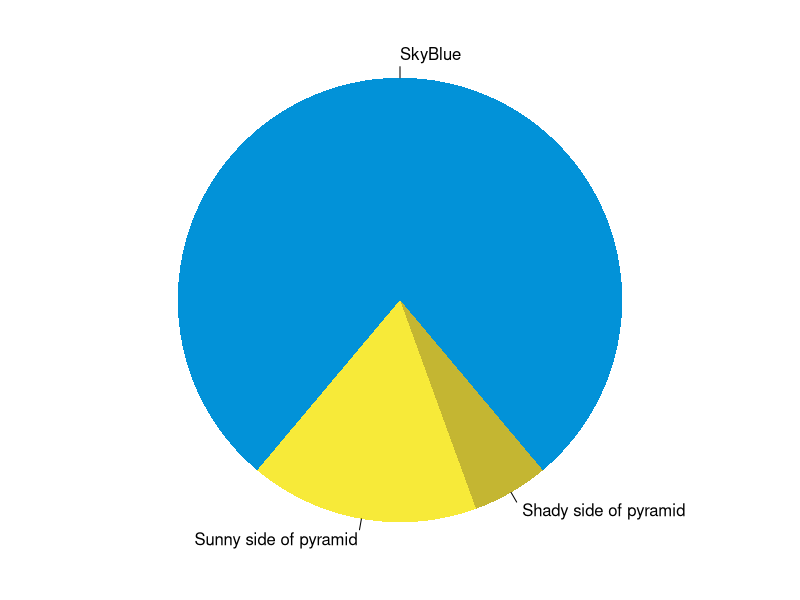

Here is the R script that generated this plot:
## ---- chunk 1
knitr::opts_chunk$set(collapse = TRUE)
## ---- chunk 2
summary(cars)
fit <- lm(dist ~ speed, data = cars)
fit
## ---- chunk 3
par(mar = c(0, 1, 0, 1))
pie(
  c(280, 60, 20),
  c('SkyBlue', 'Sunny side of pyramid', 'Shady side of pyramid'),
  col = c('#0292D8', '#F7EA39', '#C4B632'),
  init.angle = -50, border = NA
)
